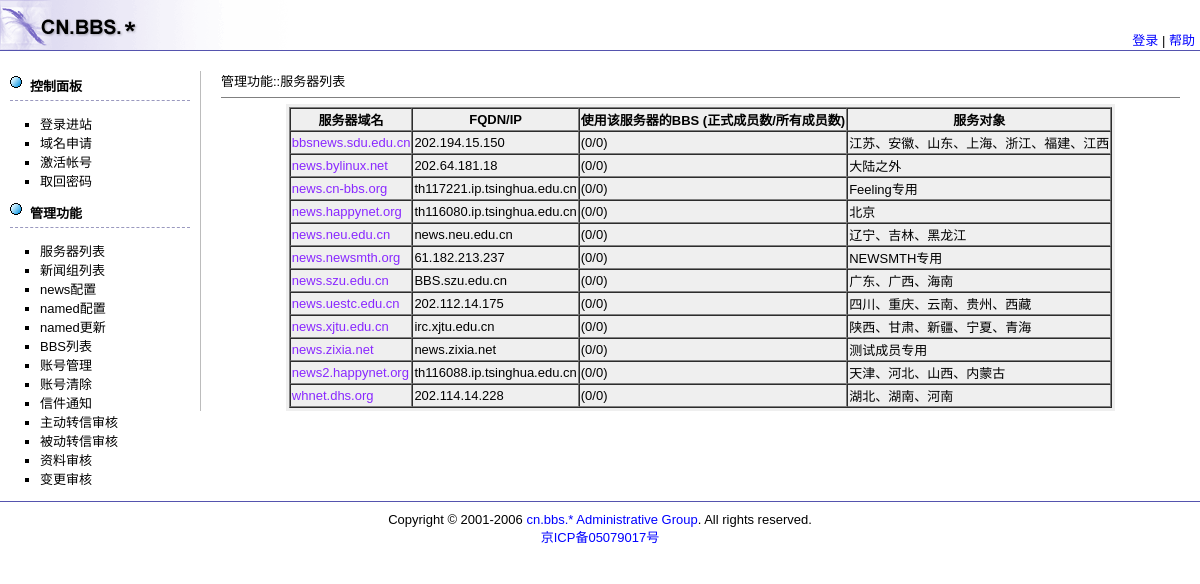
The page /panel/admin.php?do=listnews on the database its author committed.
### tables this page shows
CREATE TABLE `_news_srv` (
  `id` int(10) unsigned NOT NULL auto_increment,
  `name` varchar(40) NOT NULL default '',
  `host` varchar(40) NOT NULL default '',
  `url` varchar(40) NOT NULL default '',
  `comment` varchar(40) NOT NULL default '',
  `comment_en` varchar(40) NOT NULL default '',
  `status` tinyint(3) unsigned NOT NULL default '0',
  PRIMARY KEY  (`id`)
);

### panel/config.php (called while the page is built, shortened)
<?php
$syscfg['title']	= "cn.bbs.* 控制面板";
$syscfg['badid']	= Array("shit", "fuck", "tmd",
				"ns1", "ns",
				"ns2",
				"ns3",
				"mail",
				"bbs",
				"king",
				"nimitz",
				"sysgp",
				"fyf",
				"earth",
				"sysop",
				"7net",
				"amoonearth",
				"cgi",
				"forum",
				"ftp",
				"jessie",
				"leoboard",
				"maple",
				"news",
				"top",
				"wd",
				"www",
				"my",
				"bt",
				"admin", "campus", "comp", "lang", "literal",
				"rec", "sci", "soc", "sports", "talk",
				"blog", "wiki"
				);
$syscfg['mysql']	= Array(
				"Host" => "localhost",
				"User" => "cnbbs",
				"Password" => "password",
				"Database" => "cnbbs"
				);
$syscfg['email']	= "noreply@cn-bbs.org";
$syscfg['blogmail']	= "";
$syscfg['url']		= "http://cn-bbs.org/cnweb";
$syscfg['dn']		= "cn-bbs.org";
$syscfg['admin']	= Array("czz"=>"password");
$syscfg['fpath']	= "/web/tmp/cn-bbs.org.tmp";
$syscfg['dpath']	= "/named/etc/namedb/cn-bbs.org";
$syscfg['ipath']	= "/web/tmp/cn-bbs.org.orig";
$syscfg['rprog']	= "/web/tmp/update_dns";
$syscfg['uid']		= 0;
$syscfg['gid']		= 0;
$syscfg['restart']	= 0;
$syscfg['mpath']	= "/news/bin/inews -h";
$syscfg['newsgrp']	= "cn.bbs.admin";
$syscfg['faqfile']	= "./FAQ";
?>

### panel/db_mysql.php (called while the page is built, shortened)
<?php
class db_mysql {
    var $Host     = "";
    var $User     = "";
    var $Password = "";
    var $Use_Pconn     = 1;
    var $Record   = array();
    var $Link_ID  = 0;
    var $Query_ID = 0;
    function &connect($params = "") {
	if ( 0 == $this->Link_ID ) {
	    if ($this->Use_Pconn)
		$this->Link_ID = mysql_pconnect($this->Host, $this->User, $this->Password);
	    else
		$this->Link_ID = mysql_connect($this->Host, $this->User, $this->Password);
	}
	return $this->Link_ID;
    }
    function free() {
	if ($this->Query_ID) {
	    $this->Query_ID = 0;
	}
    }
    function query($Query_String = "") {
	$this->Query_ID = @mysql_query($Query_String,$this->Link_ID);
	return $this->Query_ID;
    }
    function next_record() {
	$this->Record = @mysql_fetch_array($this->Query_ID);
	$stat = is_array($this->Record);
	return $stat;
    }
    function f($Name) {
	if (isset($this->Record[$Name])) {
	    return $this->Record[$Name];
	}
	else return NULL;
    }
}
?>

### panel/admin_func.php (the view, shortened to what this page needs)
<?php
require("funcs.php");
function listnews() {
	global $syscfg, $string;
	require("db_mysql.php");
	$db1 = new db_mysql($syscfg['mysql']);
    $db1->connect();
    $newslist = "<table border=\"1\" cellspacing=\"0\">\n"
    ."<tr align=\"center\"><th>服务器域名</th><th>FQDN/IP</thu><th>使用该服务器的BBS (正式成员数/所有成员数)</th><th>服务对象</th></tr>\n";
    $db1->query("SELECT * FROM _news_srv ORDER BY name");
    while ($db1->next_record()) {
	if ($db1->f('url'))
	    $newslist .= "<tr><td><a name=\"" . $db1->f('id'). "\" href=\"" . $db1->f('url') . "\" target=\"_blank\">" . $db1->f('name') . "</a></td><td>" . $db1->f('host') . "</td>\n<td>";
	else
	    $newslist .= "<tr><td>" . $db1->f(name) . "</td><td>" . $db1->f(host) . "</td>\n<td>";
	$sum = 0;
	$sum_passive = 0;
	$newslist .= "(" . $sum_passive . "/" . $sum . ")";
	$newslist .= "</td><td>" . $db1->f('comment') . "</td></tr>\n";
    }
    $newslist .= "</table>\n";
    $string .= <<<__EOF__
     <table border="0" align="center" bgcolor="#efefef">
     <tr>
     <td>
	$newslist
     </td>
     </tr>
     </table>
__EOF__;
}
?>

### default.css (style rules this page uses)
body { margin:0px; font-family:Verdana,Arial,Helvetica,sans-serif; font-size:13px }
a { text-decoration:none; color:#00F }
#divMain a { color:#8928FF }

### rows shown on the page
_news_srv: name "bbsnews.sdu.edu.cn", host "202.194.15.150", value "(0/0)", comment "江苏、安徽、山东、上海、浙江、福建、江西"
_news_srv: name "news.bylinux.net", host "202.64.181.18", value "(0/0)", comment "大陆之外"
_news_srv: name "news.cn-bbs.org", host "th117221.ip.tsinghua.edu.cn", value "(0/0)", comment "Feeling专用"
_news_srv: name "news.happynet.org", host "th116080.ip.tsinghua.edu.cn", value "(0/0)", comment "北京"
_news_srv: name "news.neu.edu.cn", host "news.neu.edu.cn", value "(0/0)", comment "辽宁、吉林、黑龙江"
_news_srv: name "news.newsmth.org", host "61.182.213.237", value "(0/0)", comment "NEWSMTH专用"
_news_srv: name "news.szu.edu.cn", host "BBS.szu.edu.cn", value "(0/0)", comment "广东、广西、海南"
_news_srv: name "news.uestc.edu.cn", host "202.112.14.175", value "(0/0)", comment "四川、重庆、云南、贵州、西藏"
_news_srv: name "news.xjtu.edu.cn", host "irc.xjtu.edu.cn", value "(0/0)", comment "陕西、甘肃、新疆、宁夏、青海"
_news_srv: name "news.zixia.net", host "news.zixia.net", value "(0/0)", comment "测试成员专用"
_news_srv: name "news2.happynet.org", host "th116088.ip.tsinghua.edu.cn", value "(0/0)", comment "天津、河北、山西、内蒙古"
_news_srv: name "whnet.dhs.org", host "202.114.14.228", value "(0/0)", comment "湖北、湖南、河南"

### other values the page prints
$value "登录进站"
$value "域名申请"
$value "激活帐号"
$value "取回密码"
$value "服务器列表"
$value "新闻组列表"
$value "news配置"
$value "named配置"
$value "named更新"
$value "BBS列表"
$value "账号管理"
$value "账号清除"
$value "信件通知"
$value "主动转信审核"
$value "被动转信审核"
